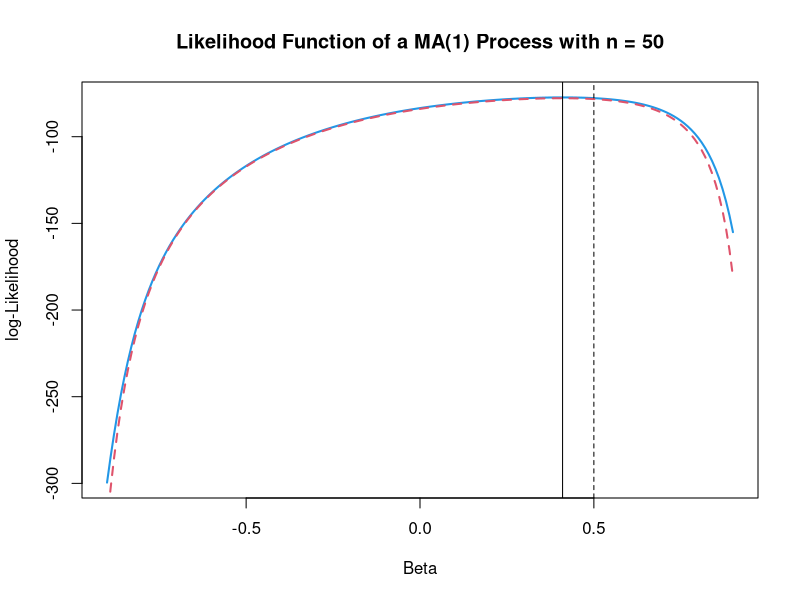

Here is the R script that generated this plot:

# clear variables and close windows
rm(list = ls(all = TRUE))
graphics.off()
set.seed(2)

# parameter settings
n    = 50
beta = 0.5

# Simulation of MA(1)-processes as the true values
x = arima.sim(n, model = list(ma = beta), rand.gen = function(n) rnorm(n, 0, 1))
x = as.matrix(x)

# Estimated values for beta

theta = seq(-0.9, by = 0.01, 0.9)
k     = length(theta)
l1    = matrix(1, k, 1)
l2    = l1

for (i in 1:k) {
    b       = theta[i]  # beta estimate [i]
    g       = diag((b^2 + 1), n, n)
    h1      = diag(b, n - 1, n - 1)
    h       = cbind(rbind(0, h1), 0)
    g       = g + h + t(h)  # Covariance matrix
    l1[i]   = -(n/2) * log(2 * pi) - 0.5 * log(det(g)) - 0.5 * t(x) %*% solve(g) %*% x  # exact Log likelihood 
    arcoeff = (-b)^(1:(n - 1))  # coefficients of AR(1) process for lag=2:10
    e       = matrix(1, n, 1)
    
    # Approximation of errors
      for (t in 2:n) {
          e[t] = x[t] + sum(t(arcoeff[1:(t - 1)]) * x[(t - 1):1])
       }
    l2[i] = -(n/2) * log(2 * pi) - 0.5 * sum(e^2)  # Conditional log likelihood
}

# Plots
dat1 = cbind(theta, l1)
plot(dat1, 
     col  = 4, 
     xlab = "Beta", 
     ylab = "log-Likelihood", 
     main = paste("Likelihood Function of a MA(1) Process with n = ", n, sep=""), 
     type = "l", 
     lwd  = 2)

dat2 = cbind(theta, l2)
points(dat2, 
       type = "l", 
       col = 2, 
       lty = 2, 
       lwd = 2)

#line indicating max. of exact likelihood
abline(v   = theta[which.max(l1)])

#line indicating true parameter
abline(v   = beta, 
       lty = 2)

